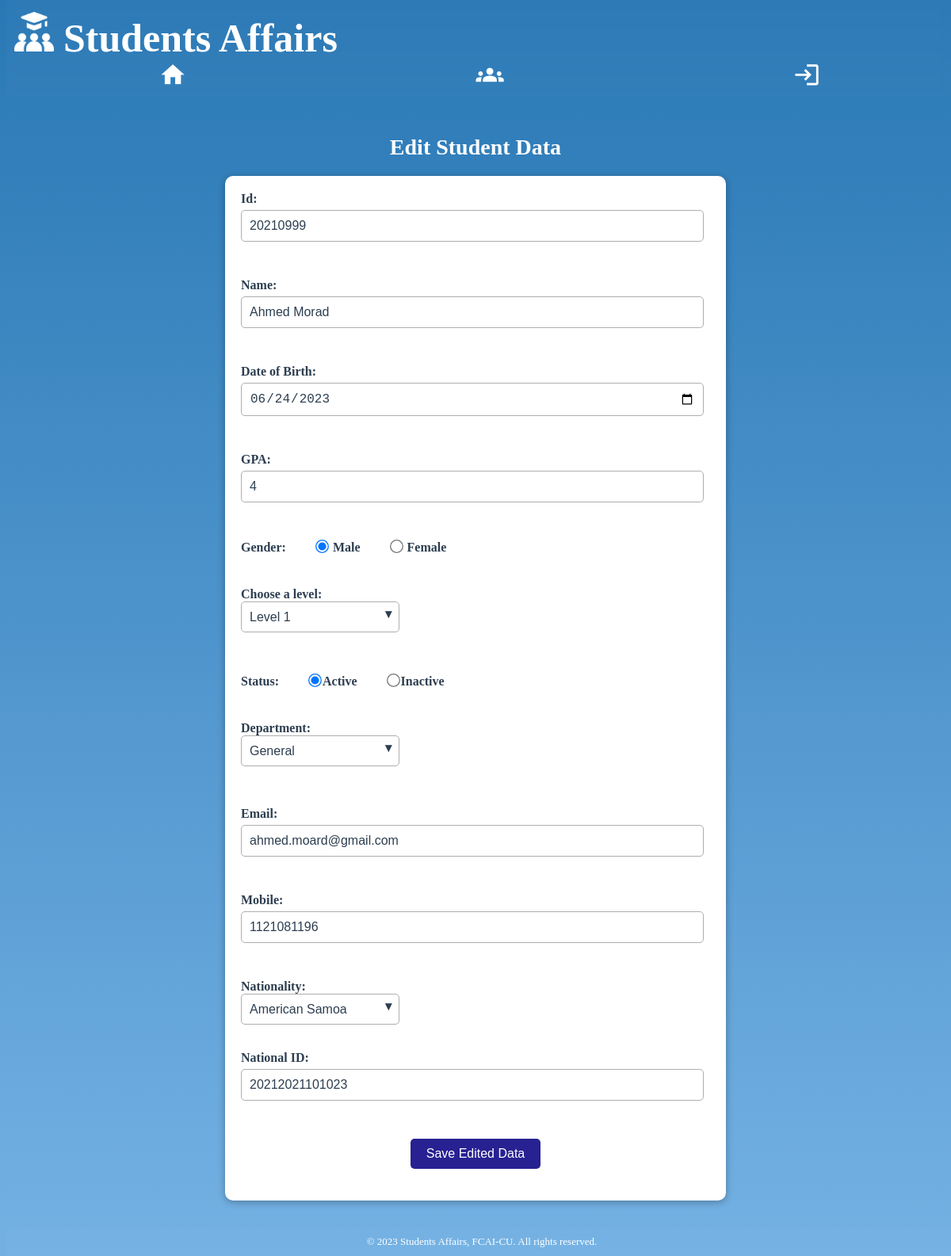
Page /edit_student/1 on the committed database.
### student/models.py (models this page shows, shortened)
class Data_Student(models.Model):
    StuID = models.IntegerField()
    StuName = models.CharField(max_length=255)
    DOB = models.CharField(max_length=255)
    GPA = models.CharField(max_length=255)
    Gender = models.CharField(max_length=255)
    level = models.IntegerField()
    Status = models.CharField(max_length=255)
    Department = models.CharField(max_length=255)
    Email = models.CharField(max_length=255)
    Mobile = models.IntegerField()
    Nationality = models.CharField(max_length=255)
    NationalityID = models.IntegerField(null=True)

### student/views.py (the view)
# urls.py: path('edit_student/<int:id>', views.edit, name= 'editStudent'),
def edit(request, id):
    student = Data_Student.objects.get(id=id)
    template = loader.get_template('EditStudent.html')
    context = {
        'student': student,
    }
    return HttpResponse(template.render(context, request))

### student/templates/EditStudent.html (shortened to what this page needs)
{% extends 'base.html'%}
{% load static %}
{% block content %}
<h2>Edit Student Data</h2>
<div class="container">
    <form class="edit-std-form" action="editStudent/{{student.id}}" method="post">{% csrf_token %}
        {% include 'editForm.html' %}
        <input type="submit" id="save" value="Save Edited Data">
    </form>
</div>
{% endblock content %}

### student/templates/editForm.html (shortened to what this page needs)
<label for="id">Id:</label>
<input type="number" id="id" name="studentId" required value="{{student.StuID}}"><br><br>
<label for="name">Name:</label>
<input type="text" id="name" name="name" required value="{{student.StuName}}"><br><br>
<label for="date">Date of Birth:</label>
<input type="date" id="date" name="date" required value="{{student.DOB}}"><br><br>
<label for="gpa">GPA:</label>
<input type="number" id="gpa" name="gpa" min="0" max="4" step="0.01" required value="{{student.GPA}}"><br><br>
<div id="list_id">
    <label class="container">Gender:</label>
    <label>
        <input type="radio" id="radio-male" name="gender" value="Male" checked> Male
    </label>
    <label>
        <input type="radio" id="radio-female" name="gender" value="Female"> Female
    </label>
    <br><br><br>
</div>
<label class="drop">Choose a level:
    <select name="level" id="level">
        <option value="{{student.level}}" selected hidden>Level {{student.level}}</option>
    </select>
</label><br><br><br>
<label> Status: </label>
<label>
    <input type="radio" id="radio-active" name="status" value="Active" checked>Active
</label>
<label>
    <input type="radio" id="radio-inactive" name="status" value="Inactive">Inactive
</label>
</label><br><br><br>
<label class="drop">Department:
    <select name="department" id="department" class="department">
        <option value="{{student.Department}}" selected hidden>{{student.Department}}</option>
    </select>
</label><br><br><br>
<label for="email">Email:</label>
<input type="email" id="email" name="email" required value="{{student.Email}}"><br><br>
<label for="mobile">Mobile:</label>
<input type="tel" id="mobile" name="mobile" required value="{{student.Mobile}}"><br><br>
<label class="drop">Nationality:
    <select name="Nationality" id="nationality">
        <option value="{{student.Nationality}}" selected hidden>{{student.Nationality}}</option>
    </select>
</label><br><br>
<label for="National ID">National ID:</label>
<input type="tel" id="nationalId" name="National ID" required value="{{student.NationalityID}}"><br>

### student/static/style.css (style rules this page uses)
html { background-image: linear-gradient(to bottom, #2978b5, #4e94cc, #74b1e3); background-repeat: no-repeat; background-attachment: fixed; }
body { height: 100%; display: flex; flex-direction: column; color: #ffffff; font-family: "Microsoft Sans Serif"; margin-top: 150px; margin-bottom: 50px; }
h2 { margin: 20px 0 0px; font-size: 28px; font-weight: bold; text-align: center; color: #ffffff; }
form { background-color: #ffffff; border-radius: 10px; box-shadow: 0 2px 10px rgba(0, 0, 0, 0.3); transition: 0.3s; width: 50%; margin: 0 auto; margin-top: 20px; margin-bottom: 20px; padding: 20px; transition: transform 0.5s ease-in-out; }
form label { display: block; margin-bottom: 5px; font-weight: bold; color: #2d3e50; display: inline-block; margin-right: 30px; }
form input[type="email"], form input[type="password"], form input[type="tel"], form input[type="number"], form input[type="date"], form input[type="text"] { display: block; width: 95%; padding: 10px; margin-bottom: 10px; border: 1px solid #aeaeae; border-radius: 5px; font-size: 16px; color: #2d3e50; }
form input[type="reset"], form input[type="submit"] { display: block; margin: 20px auto; padding: 10px 20px; border: none; border-radius: 5px; background-color: #272192; color: #ffffff; font-size: 16px; cursor: pointer; transition: background-color 0.3s ease; }
form label { display: inline-block; margin-right: 30px; }
form input[type="radio"] { transform: scale(1.3); }
.drop { position: relative; display: inline-block; width: 200px; }
.drop::after { content: "\25BE"; position: absolute; top: 50%; right: 10px; transform: translateY(-55%); pointer-events: none; font-size: 16px; color: #2d3e50; }
.drop select { appearance: none; outline: none; width: 100%; padding: 10px; margin-bottom: 10px; border: 1px solid #aeaeae; border-radius: 5px; font-size: 16px; color: #2d3e50; background-color: #ffffff; }

### rows in the picture
Data_Student: studentId "20210999", name "Ahmed Morad", date "06/24/2023", gpa "4", department "General", email "ahmed.moard@gmail.com", mobile "1121081196", Nationality "American Samoa", NationalityID "20212021101023"
